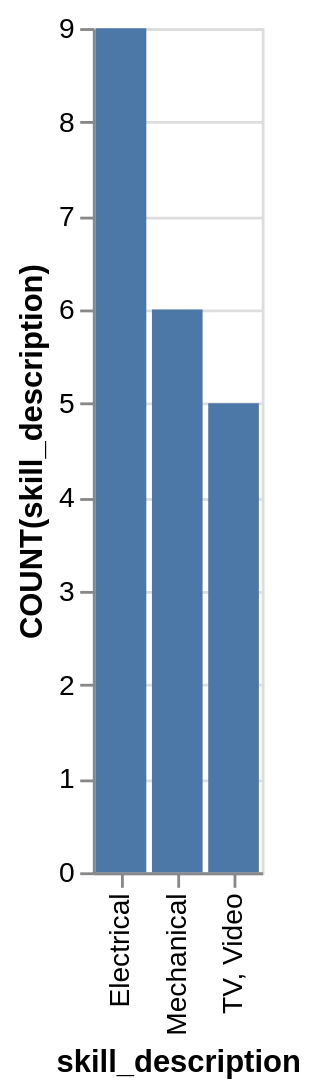

Vega-Lite specification stored for this chart:
### Vega-Lite specification from a JSON file in a GitHub repository (floating-point values rounded to 4 significant figures)
{"data": {"values": [{"x_data": "Electrical", "y_data": 9}, {"x_data": "Mechanical", "y_data": 6}, {"x_data": "TV, Video", "y_data": 5}]}, "mark": "bar", "encoding": {"x": {"field": "x_data", "type": "nominal", "title": "skill_description", "sort": "ascending"}, "y": {"field": "y_data", "type": "quantitative", "title": "COUNT(skill_description)"}}}
